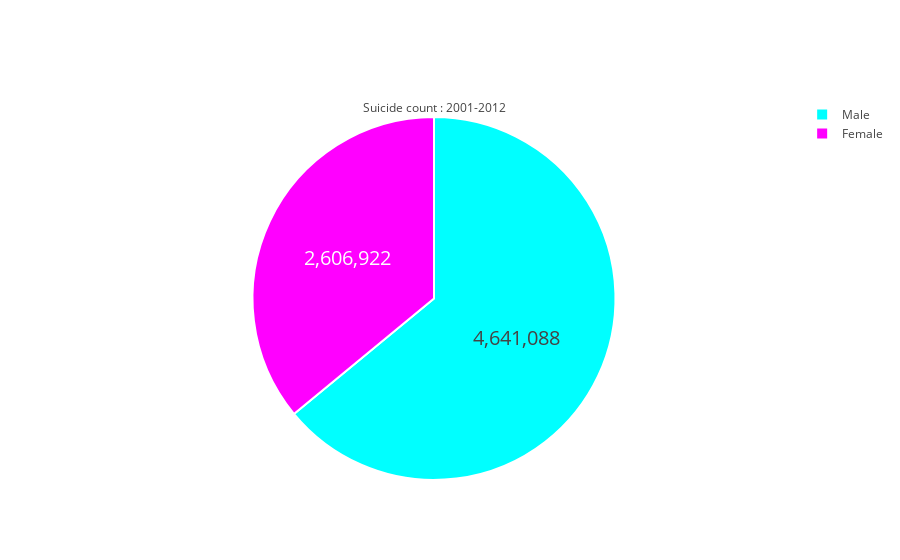

The notebook cell saved with this chart:
### Code cell
# Creating a pie chart for male-female ratio of suicides
pie = go.Pie(labels=list(s_gender.index), values=list(s_gender['Total']),
               hoverinfo='label+percent', textinfo='value', 
               textfont=dict(size=20),
               title=dict(text="Suicide count : 2001-2012"),
               marker=dict(colors=['#ff00ff','#00ffff'], 
                           line=dict(color='#ffffff', width=2)))
pyo.iplot([pie])

### Figure 1 — Plotly figure (JSON) as saved in the notebook; plotly's stock layout.template omitted (floating-point values rounded to 4 significant figures)
{"data": [{"hoverinfo": "label+percent", "labels": ["Female", "Male"], "marker": {"colors": ["#ff00ff", "#00ffff"], "line": {"color": "#ffffff", "width": 2}}, "textfont": {"size": 20}, "textinfo": "value", "title": {"text": "Suicide count : 2001-2012"}, "type": "pie", "uid": "3b5a181e-f7ed-4be0-a949-45ebbd1086bc", "values": [2606922, 4641088]}], "layout": {}}
